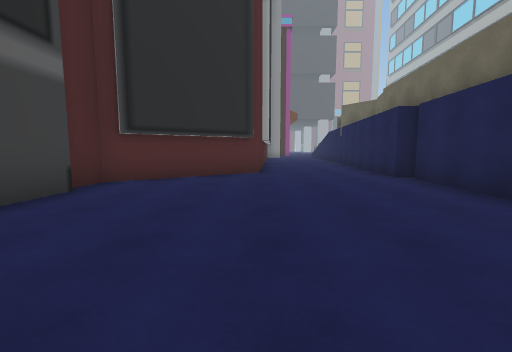
view 1 (above)

14 first-person views from a walk through a scene from a Unity 3-D project. The camera is 1.3 m above the floor, tilts 6° down and sees 90° across. The floor is counted in squares, 2 m on a side. Each view is taken from the middle of a square. On the plan, view 1 faces up. The plan holds only what a view shows up to about 9 squares ahead; the rest is blank. The place goes on beyond the plan. The player character is not drawn. Some animated figures are left out.

view 2
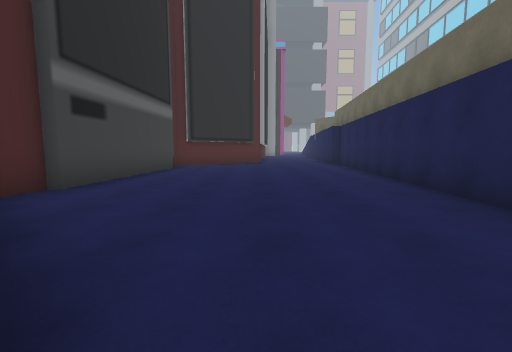

view 3
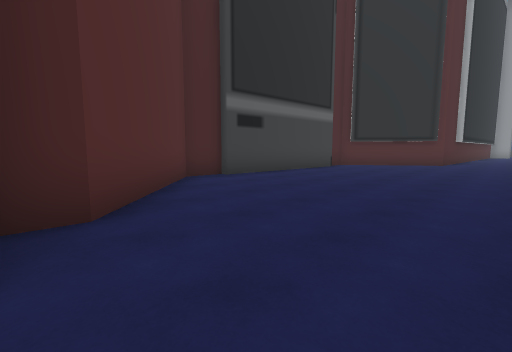

view 4
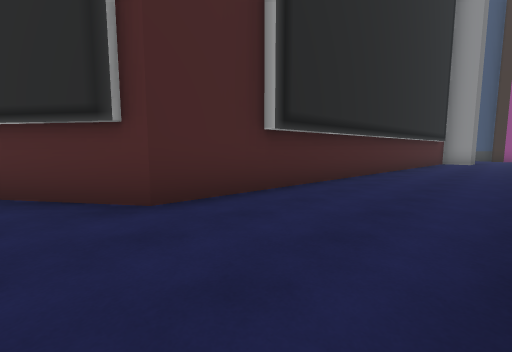

view 5
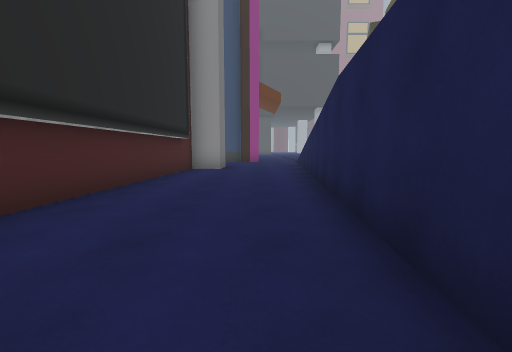

view 6
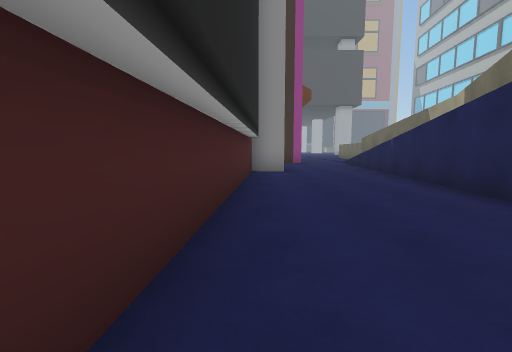

view 7
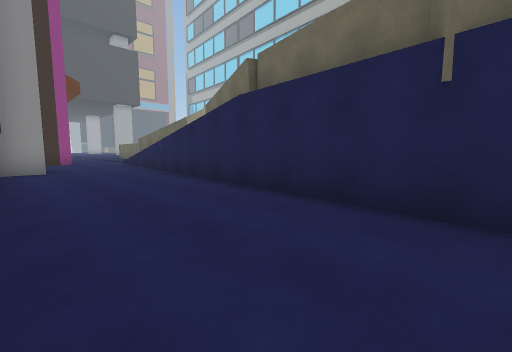

view 8
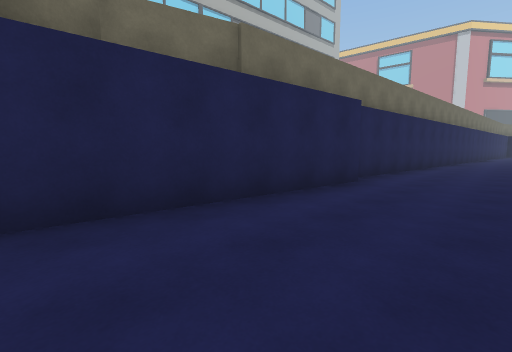

view 9
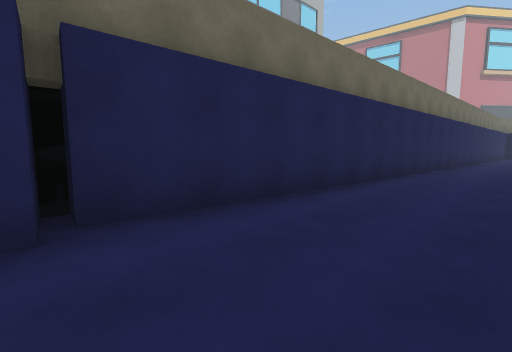

view 10
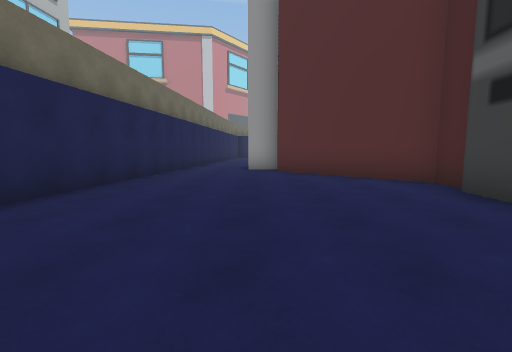

view 11
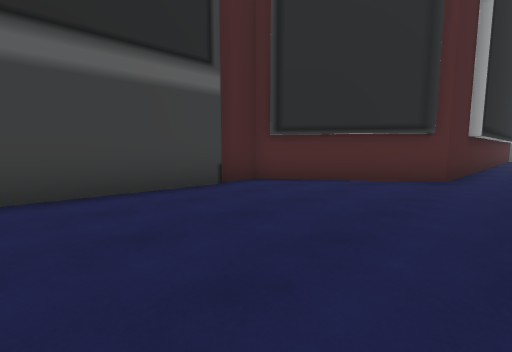

view 12
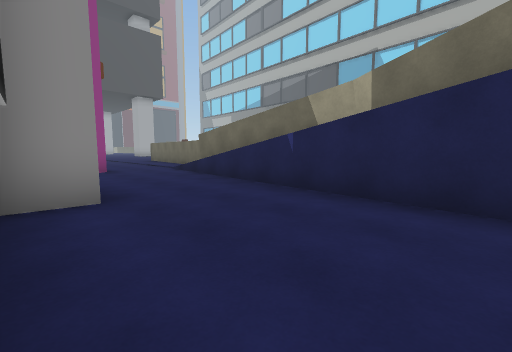

view 13
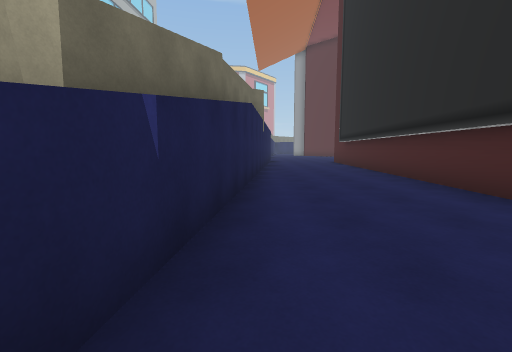

view 14
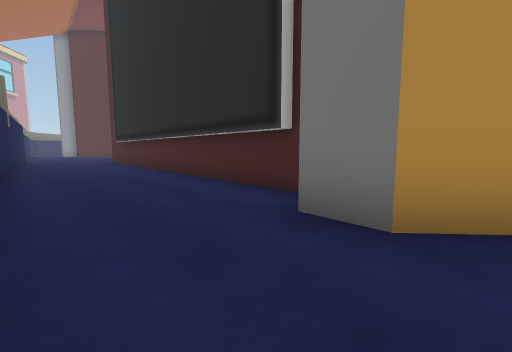

### Floor plan
Points are (right, up) in squares from view 1. A wall is a line through its corners. A room is listed if a view was taken in it or the views show most of it. See-through windows are left out.
Room 1 (views 1, 2, 4, 5, 6, 7, 8, 9, 10, 11, 12, 13, 14)
walls: (4.2, 5.8) (3.2, 5.9) (3.9, 12.5); (-2.9, 4) (-3.2, -1); (4.1, 11.7) (4.8, 14.7); (4.6, 14.8) (5.7, 18.1) (5.6, 21.5); (-3.4, -0.8) (-3.4, -1.9) (-0.6, -4.5) (-0.7, -5.2) (0.3, -5.3); (2.4, -4.6) (3.5, 5.6); (1.2, 21.1) (1.9, 20.4) (1.8, 19.4) (0.9, 19.5) (0.1, 7.2) (-3, 5) (-3.1, 4.1)
ways out: opening at (1.5, -5.5) to room 2
Room 2 (view 3)
walls: (2.3, -6.1) (2.4, -4.6)
ways out: opening at (1.5, -5.5) to room 1

Positions as (right, up) in squares from view 1, and headings:
1: (0, 0), facing up
2: (0, -5), facing up
3: (2, -5), facing up-left
4: (3, 6), facing up-left
5: (3, 11), facing up
6: (1, 12), facing up
7: (1, 11), facing up-right
8: (1, 11), facing down-right
9: (1, 6), facing down-right
10: (0, 3), facing down
11: (1, 1), facing up-left
12: (1, 16), facing up-right
13: (4, 20), facing down
14: (4, 21), facing down-left
